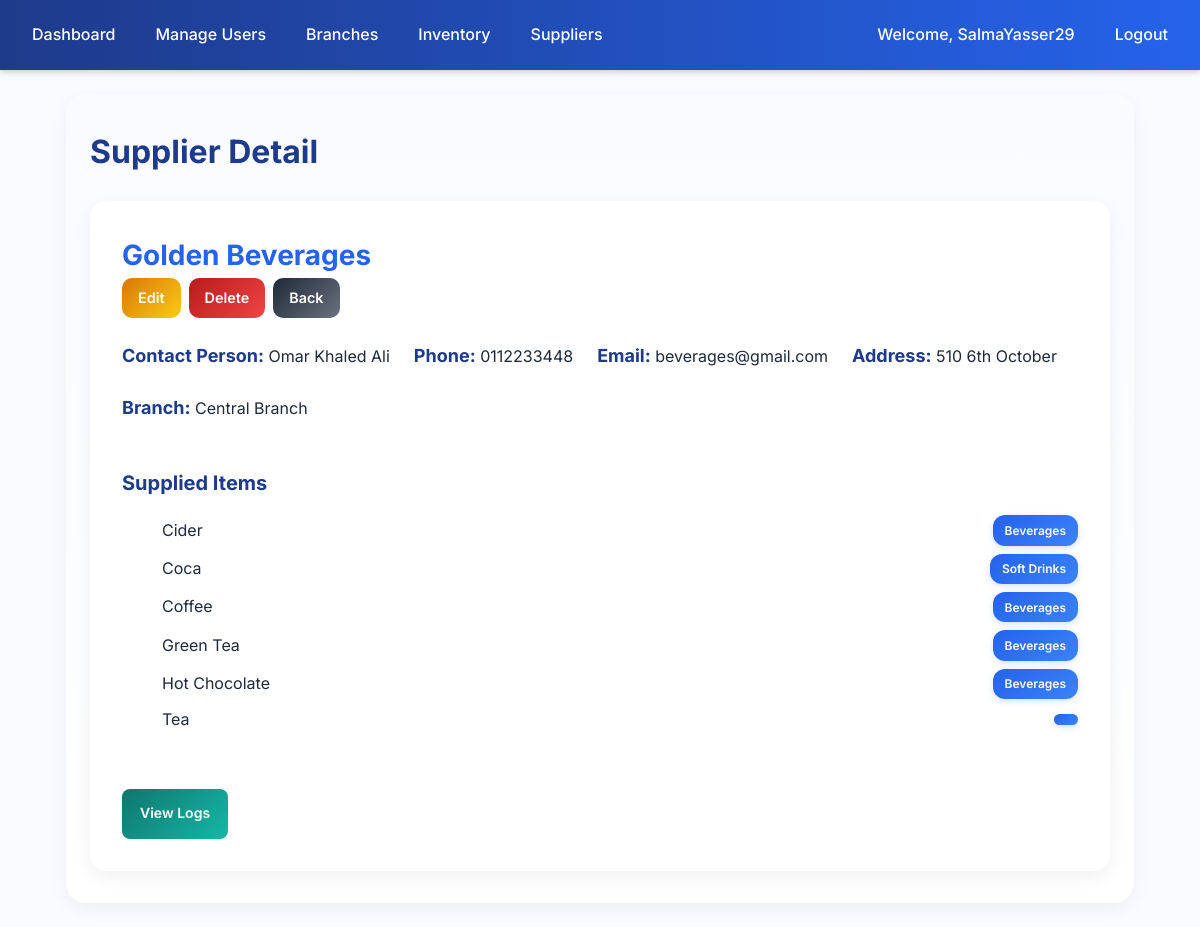
The page /inventory/suppliers/4/ (signed in) on the database its author committed.
### accounts/models.py (models this page shows, shortened)
class User(AbstractUser):
    ROLE_CHOICES = (
        ('admin', 'Admin'),
        ('manager', 'Manager'),
        ('cashier', 'Cashier'),
    )
    role = models.CharField(max_length=20, choices=ROLE_CHOICES, default='cashier')
    branch = models.ForeignKey('branches.Branch', null=True, blank=True, on_delete=models.SET_NULL)
    added_by = models.ForeignKey(
        'self', null=True, blank=True, on_delete=models.SET_NULL, related_name='added_users'
    )
    profile_image = models.ImageField(upload_to="profiles/", null=True, blank=True)

### inventory/models.py (models this page shows, shortened)
class Supplier(models.Model):
    name = models.CharField(max_length=100)
    contact_person = models.CharField(max_length=100, blank=True, null=True)
    phone = models.CharField(max_length=20, blank=True, null=True)
    email = models.EmailField(blank=True, null=True)
    address = models.TextField(blank=True, null=True)
    branch = models.ForeignKey(Branch, on_delete=models.CASCADE, null=True, blank=True)
    class Meta:
        unique_together = ('name', 'branch')
        ordering = ['name']

class Item(models.Model):
    sku = models.CharField(max_length=64, blank=True, null=True, unique=True)
    name = models.CharField(max_length=200)
    category = models.ForeignKey(Category, null=True, blank=True, on_delete=models.SET_NULL)
    price = models.DecimalField(max_digits=10, decimal_places=2, default=0)
    stock = models.IntegerField(default=0)
    barcode = models.CharField(max_length=100, blank=True, null=True)
    image = models.ImageField(upload_to='items/', blank=True, null=True)
    branch = models.ForeignKey(Branch, on_delete=models.CASCADE)
    supplier = models.ForeignKey(Supplier, null=True, blank=True, on_delete=models.PROTECT)
    class Meta:
        ordering = ['name']

class Category(models.Model):
    name = models.CharField(max_length=100)
    branch = models.ForeignKey(Branch, on_delete=models.CASCADE)
    description = models.TextField(blank=True, null=True)
    class Meta:
        unique_together = ('name', 'branch')
        ordering = ['name']

### branches/models.py (models this page shows, shortened)
class Branch(models.Model):
    name = models.CharField(max_length=100)
    address = models.TextField(blank=True, null=True)
    city = models.CharField(max_length=50, blank=True, null=True)
    phone = models.CharField(max_length=20, blank=True, null=True)
    email = models.EmailField(blank=True, null=True)
    website = models.URLField(blank=True, null=True)

### inventory/views.py (the view)
# urls.py: path("suppliers/<int:pk>/", views.supplier_detail, name="supplier_detail"),
@login_required
def supplier_detail(request, pk):
    supplier = get_object_or_404(Supplier, pk=pk)
    if not (is_superuser(request.user) or (is_admin(request.user) and supplier.branch == request.user.branch)):
        return redirect("inventory:supplier_list")
    return render(request, "inventory/suppliers/detail.html", {"supplier": supplier})

### inventory/views.py (called while the page is built)
def is_superuser(user):
    return user.is_superuser

### inventory/templates/inventory/suppliers/detail.html (shortened to what this page needs)
{% extends "accounts/layout.html" %}
{% block content %}
  <h1 class="page-title">Supplier Detail</h1>
  <div class="supplier-card card-table">
      <div class="supplier-header d-flex justify-content-between align-items-center mb-4">
          <h2>{{ supplier.name }}</h2>
          <div class="supplier-actions">
              {% if request.user.is_superuser or request.user.is_staff %}
                  {% if supplier.branch == request.user.branch or request.user.is_superuser %}
                      <a href="{% url 'inventory:supplier_edit' supplier.id %}" class="btn btn-warning">Edit</a>
                      <a href="{% url 'inventory:supplier_delete' supplier.id %}" class="btn btn-danger">Delete</a>
                  {% endif %}
              {% endif %}
              <a href="{% url 'inventory:supplier_list' %}" class="btn btn-secondary">Back</a>
          </div>
      </div>
      <div class="supplier-info gap-4">
          <div class="info-item">
              <strong>Contact Person:</strong> {{ supplier.contact_person|default:"-" }}
          </div>
          <div class="info-item">
              <strong>Phone:</strong> {{ supplier.phone|default:"-" }}
          </div>
          <div class="info-item">
              <strong>Email:</strong> {{ supplier.email|default:"-" }}
          </div>
          <div class="info-item">
              <strong>Address:</strong> {{ supplier.address|default:"-" }}
          </div>
          <div class="info-item">
              <strong>Branch:</strong> {{ supplier.branch.name }}
          </div>
      </div>
      {% if supplier.item_set.exists %}
      <div class="supplier-items mt-4">
          <h3>Supplied Items</h3>
          <ul class="list-group">
              {% for item in supplier.item_set.all %}
              <li class="list-group-item d-flex justify-content-between align-items-center">
                  {{ item.name }}
                  <span class="badge bg-primary rounded-pill">{{ item.category.name }}</span>
              </li>
              {% endfor %}
          </ul>
      </div>
      {% endif %}
      <div class="supplier-logs mt-4">
          <a href="{% url 'inventory:logs_list' 'Supplier' supplier.id %}" class="btn btn-info">View Logs</a>
      </div>
  </div>
{% endblock %}

### accounts/templates/accounts/layout.html (shortened to what this page needs)
{% load static %}
<!DOCTYPE html>
<html lang="en">
<head>
    <link rel="stylesheet" href="{% static 'css/styles.css' %}">
    <link rel="stylesheet" href="https://cdn.jsdelivr.net/npm/bootstrap-icons@1.11.1/font/bootstrap-icons.css">
</head>
<body>
    {% if user.is_authenticated and request.resolver_match.url_name != "login" %}
        <nav class="navbar">
            <a href="{% url 'accounts:dashboard' %}">Dashboard</a>
            {% if user.is_superuser %}
                <a href="{% url 'accounts:manage_users' %}">Manage Users</a>
                <a href="{% url 'branches:index' %}">Branches</a>
                <a href="{% url 'inventory:index' %}">Inventory</a>
                <a href="{% url 'inventory:supplier_list' %}?branch={{ user.branch.id }}">Suppliers</a>
            {% elif user.role == "manager" %}
                <a href="{% url 'reports:dashboard' %}?branch={{ user.branch.id }}">Reports</a>
            {% elif user.role == "cashier" %}
                <a href="{% url 'customers:index' %}?branch={{ user.branch.id }}">Customers</a>
                <a href="{% url 'sales:pos' %}?branch={{ user.branch.id }}">Sales</a>
            {% endif %}
            <span class="navbar-text" style="margin-left: auto;">
                <a href="{% url 'accounts:profile' %}">Welcome, {{ user.get_full_name|default:user.username }}</a>
            </span>
            <a href="{% url 'accounts:logout' %}">Logout</a>
        </nav>
    {% endif %}
    <main class="container">
        {% block content %}{% endblock %}
    </main>
</body>
</html>

### accounts/static/css/styles.css (style rules this page uses)
:root { --blue-dark: #1e3a8a; --blue: #2563eb; --blue-light: #3b82f6; --blue-lighter: #60a5fa; --blue-soft: #93c5fd; --red-dark: #b91c1c; --red: #ef4444; --red-light: #f87171; --green-dark: #15803d; --green: #16a34a; --green-light: #22c55e; --green-lighter: #4ade80; --green-soft: #bbf7d0; --teal-dark: #0f766e; --teal: #14b8a6; --teal-light: #2dd4bf; --teal-lighter: #5eead4; --teal-soft: #ccfbf1; --yellow-dark: #d97706; --yellow: #facc15; --yellow-light: #fde047; --gray-dark: #1f2937; --gray: #6b7280; --gray-light: #d1d5db; --gray-lighter: #f3f4f6; --gray-soft: #e5e7eb; --bg-light: #f9fbff; --text-dark: #1e293b; --text-muted: #64748b; }
body { font-family: "Inter", sans-serif; background: var(--bg-light); color: var(--text-dark); margin: 0; line-height: 1.6; }
a { text-decoration: none; color: inherit; }
.navbar { background: linear-gradient(90deg, var(--blue-dark), var(--blue)); padding: 14px 20px; display: flex; gap: 16px; align-items: center; color: #fff; box-shadow: 0 2px 6px rgba(0, 0, 0, 0.2); }
.navbar a { color: #fff; padding: 8px 12px; border-radius: 6px; font-weight: 500; transition: background 0.2s, transform 0.2s; }
.container { max-width: 85%; margin: 24px auto; padding: 32px 24px; background: linear-gradient(180deg, #f9fbff 0%, #ffffff 100%); border-radius: 20px; box-shadow: 0 6px 18px rgba(0, 0, 0, 0.05); animation: fadeIn 0.6s ease-in-out; }
.page-title { font-size: 1.5rem; font-weight: 700; color: var(--blue-dark); margin: 0; margin-bottom: 3vh; }
button, .btn-primary, .btn-secondary, .btn-danger, .btn-warning, .btn-success, .btn-info { display: inline-flex; align-items: center; justify-content: center; height: 50px; padding: 0 18px; border-radius: 8px; font-weight: 600; cursor: pointer; transition: background 0.3s, transform 0.2s, box-shadow 0.3s; border: none; font-size: 14px; }
.btn-secondary { background: linear-gradient(135deg, var(--gray-dark), var(--gray)); color: #fff; }
.btn-danger { background: linear-gradient(135deg, var(--red-dark), var(--red)); color: #fff; }
.btn-warning { background: linear-gradient(135deg, var(--yellow-dark), var(--yellow)); color: #fff; }
.btn-info { background: linear-gradient(135deg, var(--teal-dark), var(--teal)); color: #fff; }
.page-title { font-size: 1.8rem; font-weight: 700; color: var(--blue-dark); margin-bottom: 1rem; }
.card-table { background: #fff; padding: 1.5rem; border-radius: 16px; box-shadow: 0 6px 18px rgba(0,0,0,0.06); overflow-x: auto; }
.page-title { font-size: 2rem; margin-bottom: 1.5rem; color: var(--blue-dark); font-weight: 700; }
.supplier-card { background: #fff; padding: 2rem; border-radius: 16px; box-shadow: 0 6px 18px rgba(0,0,0,0.06); display: flex; flex-direction: column; gap: 1.5rem; }
.supplier-header h2 { font-size: 1.75rem; color: var(--blue); margin: 0; }
.supplier-actions { display: flex; flex-wrap: wrap; gap: 0.5rem; }
.supplier-info { display: flex; flex-wrap: wrap; gap: 1.5rem; }
.info-item { font-size: 1rem; color: var(--text-dark); }
.info-item strong { font-size: large; color: var(--blue-dark); }
.supplier-items h3 { font-size: 1.25rem; margin-bottom: 1rem; color: var(--blue-dark); }
.list-group-item { display: flex; justify-content: space-between; align-items: center; border-radius: 12px; transition: transform 0.2s, box-shadow 0.2s; margin-bottom: 1vh; }
.list-group-item .badge { display: inline-flex; align-items: center; justify-content: center; font-size: 0.75rem; font-weight: 600; padding: 0.35rem 0.75rem; background: linear-gradient(135deg, var(--blue), var(--blue-light)); color: #fff; border-radius: 12px; box-shadow: 0 2px 6px rgba(37, 99, 235, 0.2); transition: transform 0.2s, box-shadow 0.3s; }
.supplier-logs { margin-top: 1rem; }
.supplier-actions .btn { height: 40px; padding: 0 16px; font-size: 0.9rem; border-radius: 10px; font-weight: 600; transition: transform 0.2s, box-shadow 0.2s; }

### rows shown on the page
User: get_full_name "SalmaYasser29"
Supplier: name "Golden Beverages", contact_person "Omar Khaled Ali", phone "0112233448", email "beverages@gmail.com", address "510 6th October", branch.name "Central Branch"
Item: name "Cider", category.name "Beverages"
Item: name "Coca", category.name "Soft Drinks"
Item: name "Coffee", category.name "Beverages"
Item: name "Green Tea", category.name "Beverages"
Item: name "Hot Chocolate", category.name "Beverages"
Item: name "Tea"
